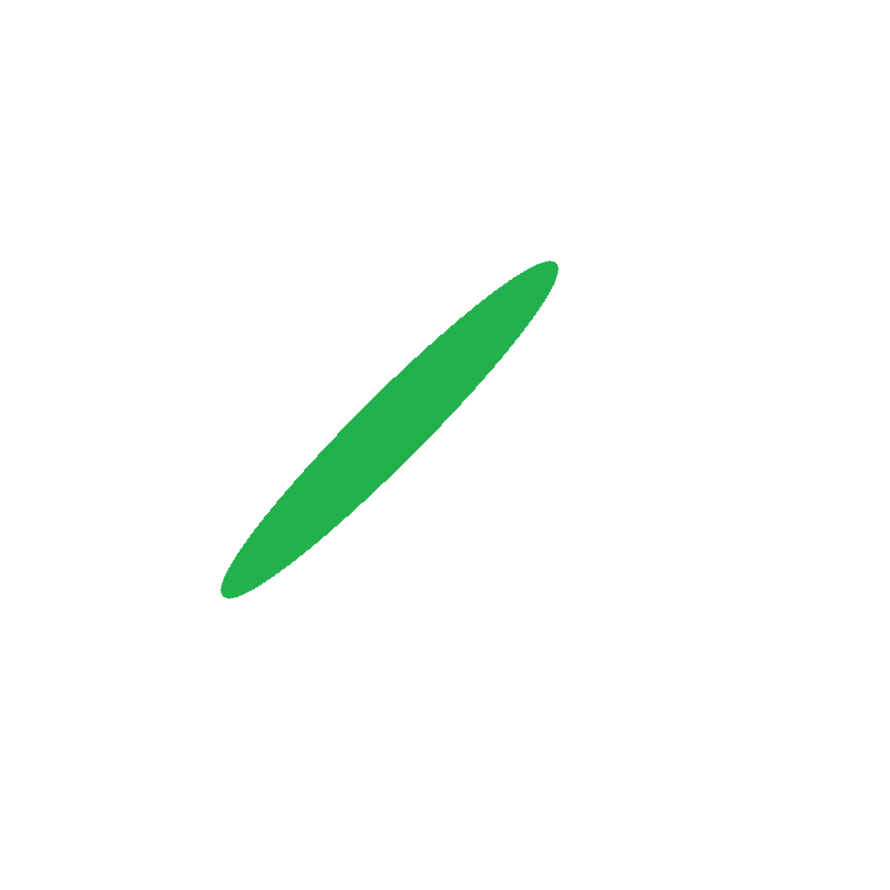
#> input picture Tarea/Rotation/birigoyen@fiuna.edu.py/img.png, 890 x 890 px
$ python test.py
#> lines starting #> are read from the running program, lines starting #| are printed output that depends on the picture; after the words box and inside, x2 and y2 are one past the last pixel; in counts of white or black regions, pixels touching at a corner belong together; long printed decimals are rounded
import cv2
import numpy as np
import math

#leyendo la imagen
image=cv2.imread("img.png")
#> image is the input picture: shape (890, 890, 3); mean B, G, R 249.2, 252.5, 247.9

#convertir a HSV
imageHSV=cv2.cvtColor(image,cv2.COLOR_BGR2HSV)
#> imageHSV: shape (890, 890, 3); mean H, S, V 2.3, 6.6, 252.5


#filtrado

minH=np.array([15,0,0])
maxH=np.array([80,255,255])
binaryImage=cv2.inRange(imageHSV,minH,maxH)
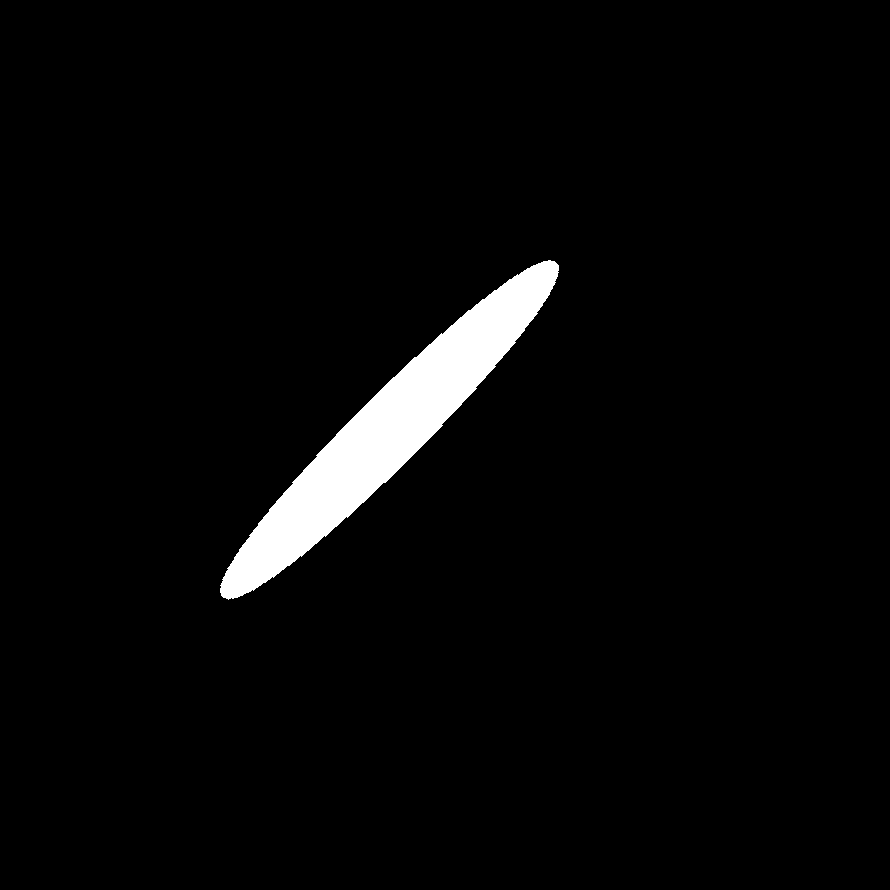
#> binaryImage: shape (890, 890); 3.3% white; 1 white region, box (x1, y1, x2, y2) and area: (220, 260, 559, 600) 26019

cv2.imwrite("img_binary.png",binaryImage)

# cv2.imshow("original",cv2.resize(image,(800,600)))
#cv2.imshow("binary",cv2.resize(binaryImage,(800,600)))


#Calculo de los momentos
moments=cv2.moments(binaryImage,True);
#> moments = moments, m00 26019, centre m10/m00, m01/m00 = (389, 429.4)


#El area de la imagen
areaObject=moments['m00']
#> areaObject = 26019
print("El area del objeto es:",areaObject)
#| El area del objeto es: 26019.0

#area del frame
areaImage=binaryImage.shape[0]*binaryImage.shape[1]
#> areaImage = 792100

print("El area del frame es:", areaImage)
#| El area del frame es: 792100

#posicion centro de masa
xcenter=moments['m10']/moments['m00']
#> xcenter = 389
ycenter=moments['m01']/moments['m00']
#> ycenter = 429.4

print("Area normalizada:",areaObject/areaImage)
#| Area normalizada: 0.03285

#Posiciones normalizadas:
xnorm = xcenter/binaryImage.shape[0]
#> xnorm = 0.437
ynorm = ycenter/binaryImage.shape[1]
#> ynorm = 0.482
print("POSICION DEL CENTRO DE MASA (x,y):", xcenter/binaryImage.shape[0],ycenter/binaryImage.shape[1])
#| POSICION DEL CENTRO DE MASA (x,y): 0.437 0.4824


image_centro = cv2.circle(image,(int(xcenter), int(ycenter)), 5, (0,0,255), 2)

cv2.putText(image_centro, f"(x:{xnorm}, y:{ynorm})" ,(int(xcenter),int(ycenter+20)),cv2.FONT_HERSHEY_SIMPLEX, 0.5,(0,0,255),1)
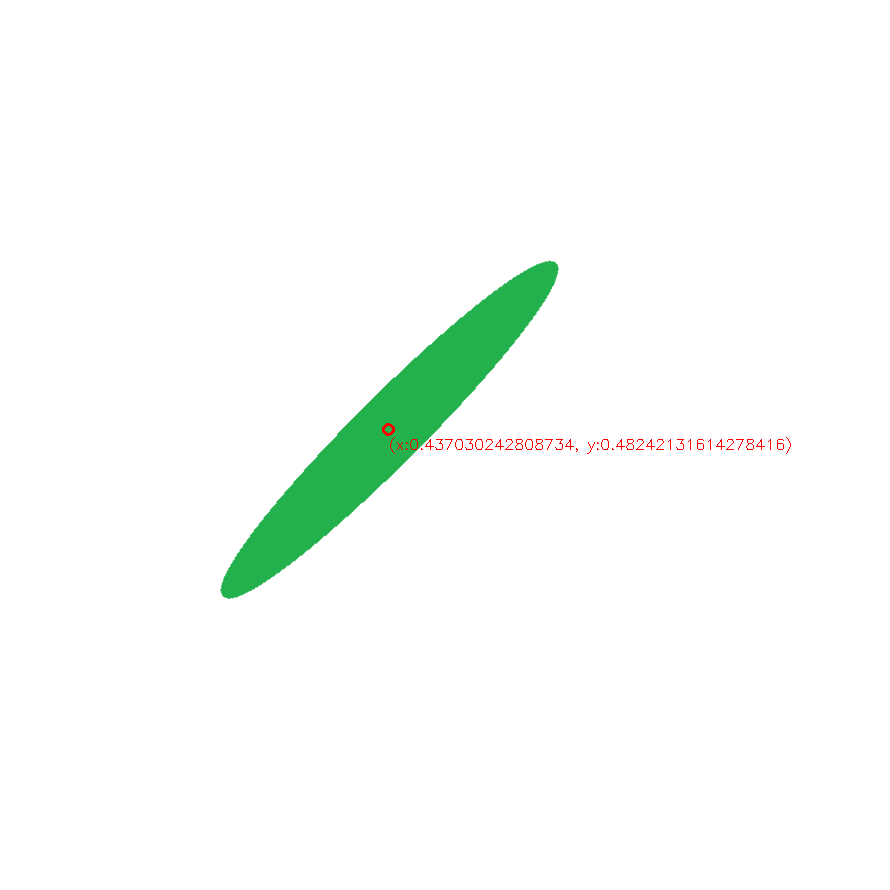
#> image_centro: shape (890, 890, 3); mean B, G, R 249, 252.2, 247.9
#cv2.imshow("imagen",cv2.resize(image_centro,(800,600)))


#Para calcular la matriz de covarianza para PCA:
data_points = []
threshold = 0
H = binaryImage.shape[0]
#> H = 890
W = binaryImage.shape[1]
#> W = 890

for i in range(H):
    for j in range(W):
        if binaryImage[i, j] > threshold:
            data_points.append([i, j])
data_points = np.asarray(data_points)
cov_mat = np.cov(data_points.T)
#> cov_mat = [[7258.9, -6957.5], [-6957.5, 7259.5]]

#Eigenvectors y eigenvalues de la matriz de covarianza

eig_val, eig_vec = np.linalg.eig(cov_mat)
#> eig_val = [301.7, 14216.7]; eig_vec = [[-0.707, 0.707], [-0.707, -0.707]]
#eig_val es un vector de los eigenvalues
#eig_vect es una matriz cuyas columnas son los eigenvectores

#print ("eigenvector", eig_vec)
#print (eig_val)
#print(eig_val.max())

#Posicion del mayor eigenvalue
pos= np.where(eig_val==max(eig_val))[0]
#> pos = [1]
print(pos)
#| [1]

#El componente principal será el eigenvector que corresponde al mayor eigenvalue,
PC1=eig_vec[:,pos] #Componente principal, vector normalizado
#> PC1 = [0.707, -0.707]
print("Componente Principal:", PC1)
#| Componente Principal: [[ 0.7071 ]
#|  [-0.7071]]
 #

#Para hallar al angulo que forma con el eje x:
angulo = math.atan((PC1[1]/PC1[0]))
angulo = angulo*180/np.pi

print("EL ANGULO ES:", angulo )
#| EL ANGULO ES: -45.001

#Para la recta en la direccion de la componente principal:
m= math.tan(angulo*np.pi/180) #pendiente
y1=m*(0-xcenter)+ycenter #para x=0 P1(0,y1)
#> y1 = 818.3
x2= (0-ycenter)/m+ xcenter #para y=0 P2(x2,0)
#> x2 = 818.3

pt1= (0,int(y1))
#> pt1 = (0, 818)
pt2=(int(x2),0)
#> pt2 = (818, 0)


result=cv2.line(image_centro,pt1,pt2,(255,100,100),3)
cv2.imshow("Result",cv2.resize(result,(800,600)))
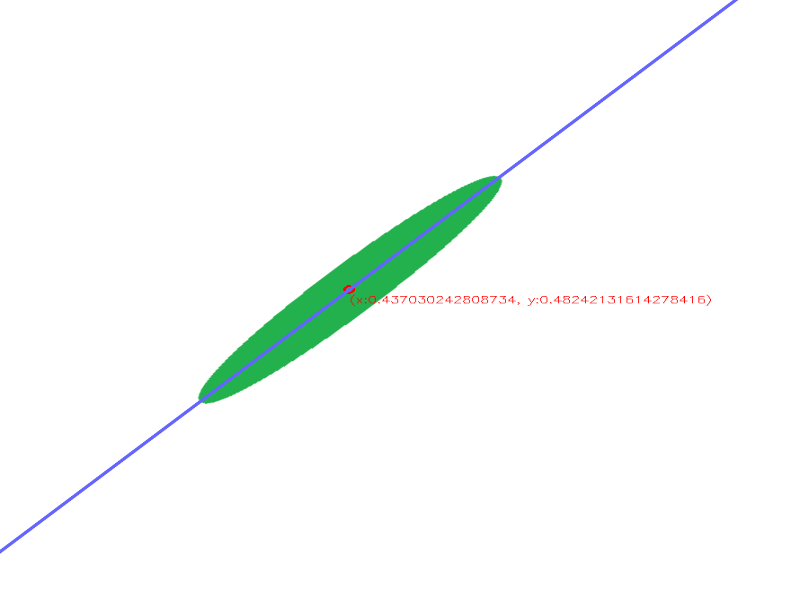
#> window 'Result': shape (600, 800, 3); mean B, G, R 249.4, 251.4, 247.5
cv2.imwrite("Result.png",cv2.resize(result,(800,600)))


#Sistema de referencia:
# 0---------------> X
# |
# |
# |
# |
# |
# |
# v Y

key=cv2.waitKey(0)
#> (key Esc is pressed here)
cv2.destroyAllWindows();
